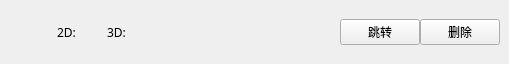
<?xml version="1.0" encoding="UTF-8"?>
<ui version="4.0">
 <class>JPC_Normal</class>
 <widget class="qMRMLWidget" name="JPC_Normal">
  <property name="geometry">
   <rect>
    <x>0</x>
    <y>0</y>
    <width>509</width>
    <height>64</height>
   </rect>
  </property>
  <property name="styleSheet">
   <string notr="true"/>
  </property>
  <layout class="QHBoxLayout" name="horizontalLayout_2">
   <property name="leftMargin">
    <number>9</number>
   </property>
   <property name="topMargin">
    <number>4</number>
   </property>
   <property name="rightMargin">
    <number>9</number>
   </property>
   <property name="bottomMargin">
    <number>4</number>
   </property>
   <item>
    <widget class="QWidget" name="widget" native="true">
     <property name="styleSheet">
      <string notr="true"/>
     </property>
     <layout class="QVBoxLayout" name="verticalLayout_2">
      <property name="spacing">
       <number>12</number>
      </property>
      <property name="leftMargin">
       <number>0</number>
      </property>
      <property name="topMargin">
       <number>0</number>
      </property>
      <property name="rightMargin">
       <number>0</number>
      </property>
      <property name="bottomMargin">
       <number>0</number>
      </property>
      <item>
       <layout class="QHBoxLayout" name="horizontalLayout">
        <item>
         <widget class="QLabel" name="lblImage">
          <property name="minimumSize">
           <size>
            <width>36</width>
            <height>36</height>
           </size>
          </property>
          <property name="maximumSize">
           <size>
            <width>36</width>
            <height>36</height>
           </size>
          </property>
          <property name="styleSheet">
           <string notr="true"/>
          </property>
          <property name="text">
           <string/>
          </property>
         </widget>
        </item>
        <item>
         <layout class="QVBoxLayout" name="verticalLayout" stretch="2">
          <property name="spacing">
           <number>0</number>
          </property>
          <item>
           <widget class="QWidget" name="widget_3" native="true">
            <property name="minimumSize">
             <size>
              <width>0</width>
              <height>30</height>
             </size>
            </property>
            <property name="styleSheet">
             <string notr="true"/>
            </property>
            <layout class="QVBoxLayout" name="verticalLayout_7">
             <property name="spacing">
              <number>0</number>
             </property>
             <property name="leftMargin">
              <number>0</number>
             </property>
             <property name="topMargin">
              <number>0</number>
             </property>
             <property name="rightMargin">
              <number>0</number>
             </property>
             <property name="bottomMargin">
              <number>0</number>
             </property>
             <item>
              <layout class="QHBoxLayout" name="horizontalLayout_15" stretch="0,1,0,0">
               <item>
                <widget class="QLabel" name="markups_name">
                 <property name="minimumSize">
                  <size>
                   <width>50</width>
                   <height>0</height>
                  </size>
                 </property>
                 <property name="font">
                  <font>
                   <family>Source Han Sans CN-Regular, Source Han Sans CN</family>
                   <weight>50</weight>
                   <italic>false</italic>
                   <bold>false</bold>
                  </font>
                 </property>
                 <property name="styleSheet">
                  <string notr="true"/>
                 </property>
                 <property name="text">
                  <string>2D:</string>
                 </property>
                 <property name="alignment">
                  <set>Qt::AlignLeading|Qt::AlignLeft|Qt::AlignVCenter</set>
                 </property>
                </widget>
               </item>
               <item>
                <widget class="QLabel" name="propertyText">
                 <property name="font">
                  <font>
                   <family>Source Han Sans CN-Regular, Source Han Sans CN</family>
                   <weight>50</weight>
                   <italic>false</italic>
                   <bold>false</bold>
                  </font>
                 </property>
                 <property name="styleSheet">
                  <string notr="true"/>
                 </property>
                 <property name="text">
                  <string>3D:</string>
                 </property>
                 <property name="alignment">
                  <set>Qt::AlignLeading|Qt::AlignLeft|Qt::AlignVCenter</set>
                 </property>
                </widget>
               </item>
               <item>
                <widget class="QPushButton" name="BtnJump">
                 <property name="text">
                  <string>跳转</string>
                 </property>
                </widget>
               </item>
               <item>
                <widget class="QPushButton" name="BtnDelete">
                 <property name="text">
                  <string>删除</string>
                 </property>
                </widget>
               </item>
              </layout>
             </item>
            </layout>
           </widget>
          </item>
         </layout>
        </item>
       </layout>
      </item>
     </layout>
    </widget>
   </item>
  </layout>
 </widget>
 <customwidgets>
  <customwidget>
   <class>qMRMLWidget</class>
   <extends>QWidget</extends>
   <header>qMRMLWidget.h</header>
   <container>1</container>
  </customwidget>
 </customwidgets>
 <resources/>
 <connections/>
</ui>
